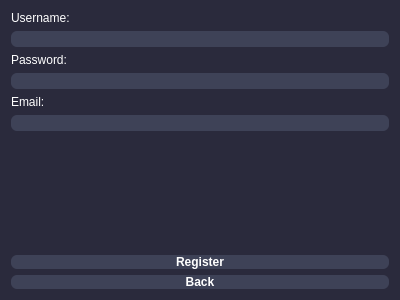
<?xml version="1.0" encoding="UTF-8"?>
<ui version="4.0">
 <class>RegisterWindow</class>
 <widget class="QDialog" name="RegisterWindow">
  <property name="geometry">
   <rect>
    <x>0</x>
    <y>0</y>
    <width>400</width>
    <height>300</height>
   </rect>
  </property>
  <property name="sizePolicy">
   <sizepolicy hsizetype="Preferred" vsizetype="Preferred">
    <horstretch>0</horstretch>
    <verstretch>0</verstretch>
   </sizepolicy>
  </property>
  <property name="windowTitle">
   <string>Register</string>
  </property>
  <property name="styleSheet">
   <string notr="true">background-color: #2a2a3c;
font-family: Arial, sans-serif;
color: white;</string>
  </property>
  <layout class="QVBoxLayout" name="verticalLayout">
   <item>
    <layout class="QFormLayout" name="formLayout">
     <property name="fieldGrowthPolicy">
      <enum>QFormLayout::ExpandingFieldsGrow</enum>
     </property>
     <property name="rowWrapPolicy">
      <enum>QFormLayout::WrapAllRows</enum>
     </property>
     <item row="0" column="0">
      <widget class="QLabel" name="usernameLabel">
       <property name="text">
        <string>Username:</string>
       </property>
      </widget>
     </item>
     <item row="0" column="1">
      <widget class="QLineEdit" name="usernameLineEdit">
       <property name="styleSheet">
        <string notr="true">border-style: solid;
border-radius: 6px;
background-color: #3E4257;
font-weight: 600;
color: white;</string>
       </property>
      </widget>
     </item>
     <item row="1" column="0">
      <widget class="QLabel" name="passwordLabel">
       <property name="text">
        <string>Password:</string>
       </property>
      </widget>
     </item>
     <item row="1" column="1">
      <widget class="QLineEdit" name="passwordLineEdit">
       <property name="styleSheet">
        <string notr="true">border-style: solid;
border-radius: 6px;
background-color: #3E4257;
font-weight: 600;
color: white;</string>
       </property>
       <property name="echoMode">
        <enum>QLineEdit::Password</enum>
       </property>
      </widget>
     </item>
     <item row="2" column="0">
      <widget class="QLabel" name="emailLabel">
       <property name="text">
        <string>Email:</string>
       </property>
      </widget>
     </item>
     <item row="2" column="1">
      <widget class="QLineEdit" name="emailLineEdit">
       <property name="styleSheet">
        <string notr="true">border-style: solid;
border-radius: 6px;
background-color: #3E4257;
font-weight: 600;
color: white;</string>
       </property>
      </widget>
     </item>
    </layout>
   </item>
   <item>
    <widget class="QPushButton" name="registerButton">
     <property name="styleSheet">
      <string notr="true">border-style: solid;
border-radius: 6px;
background-color: #3E4257;
font-weight: 600;</string>
     </property>
     <property name="text">
      <string>Register</string>
     </property>
    </widget>
   </item>
   <item>
    <widget class="QPushButton" name="backButton">
     <property name="styleSheet">
      <string notr="true">border-style: solid;
border-radius: 6px;
background-color: #3E4257;
font-weight: 600;</string>
     </property>
     <property name="text">
      <string>Back</string>
     </property>
    </widget>
   </item>
  </layout>
 </widget>
 <resources/>
 <connections/>
</ui>
